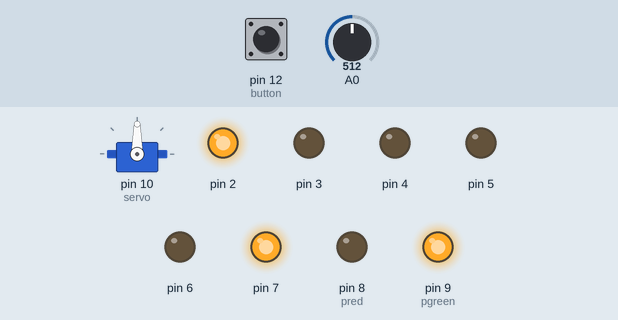
The sketch below on a simulated Arduino Uno, built with avr-gcc and run on an emulated ATmega328P. Parts: servo, output pins drawn as LEDs (lit = HIGH). The test bench sets the inputs (shaded band); at power-on: A0 = 512, pin 12 (button) HIGH. What the sketch prints to the serial monitor is not drawn.

Above: at 1.2 s.
1.3 s: A0 set to 1010
At 1.37 s:
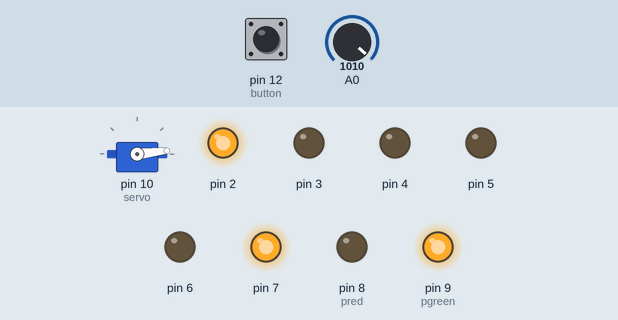
4.3 s: A0 set to 990
At 6.13 s:
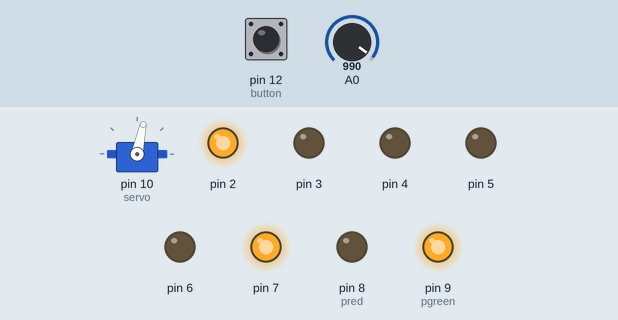
7.3 s: A0 set to 0
10.3 s: pin 12 (button) pulled LOW for 3.2 s
At 14.9 s:
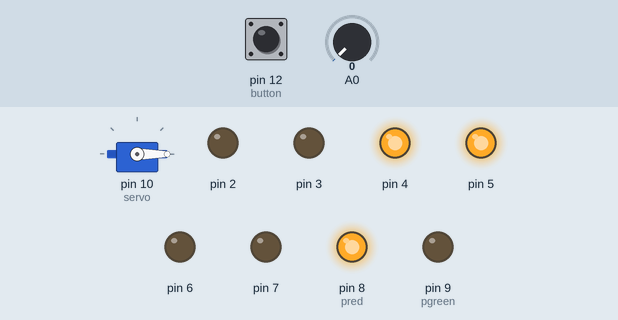
16.5 s: A0 set to 982
18.0 s: A0 set to 1008
At 34.3 s:
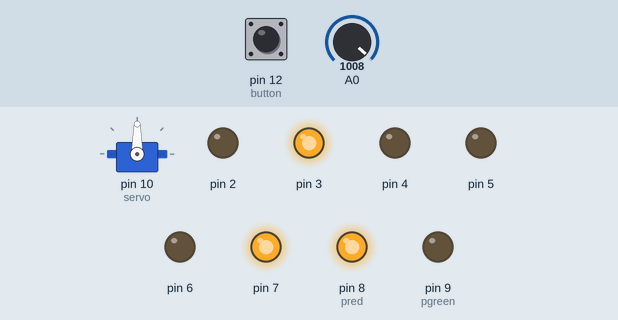
Timing chart, 0 to 34.5 s (numbered marks = the images above; inputs shaded):
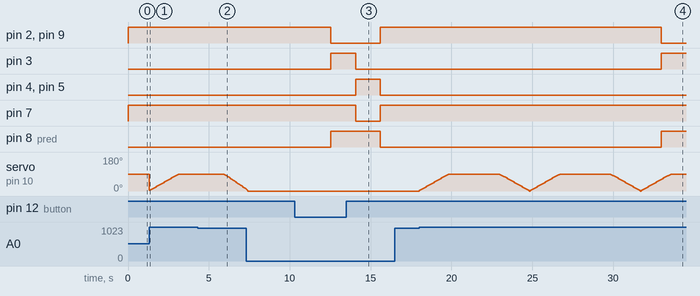

Measured:
- the behaviour switches between 999 and 1000 on A0 (found by bisection; images 3 and 4)
- after the input at 10.3 s, pin 4, pin 5: LOW → HIGH after 3.8 s, → LOW 1.5 s later; pin 7: HIGH → LOW after 3.8 s, → HIGH 1.5 s later

The sketch:

TrafficClassFinal.ino
```cpp
  //Due: Monday January 18 2016
  //Names: Jennifer Huynh, Naomi Kothiyal, Esther Yoo
  //Teacher: Mr Wong
  //Purpose: This program contains the final code, with the traffic
  //  light system, pedestrian light system, and the gate system all
  //  combined

  //imports
  #include <Servo.h>

  //global variables declaration
  Servo servo;
  int timer = -1;
  int button = 12;
  int pred = 8;
  int pgreen = 9;
  int buttonState = 1;
  int motorTimer = 0;
  int pos = 0;
  int moveMotor = false;

  //this method sets up all the components, including the main traffic
  //  light system, pedestrian lights, button, and servo.
  void setup()
  {
  for (int thisPin = 2; thisPin <= 7; thisPin++)
  {
  pinMode(thisPin, OUTPUT);
  }
  pinMode(pred, OUTPUT);
  pinMode(pgreen, OUTPUT);
  pinMode(button, INPUT);
  servo.attach(10);
  pinMode (A0, INPUT);
  Serial.begin (9600);
  }

  //this method is called when the button is pressed at a certain time.
  //its purpose is to speed up the amount of time the 2 red lights of
  //  the main system are on for
  void speedRed ()
  {
  digitalWrite (7, LOW);
  digitalWrite (3, LOW);
  for (int x = 0; x <= 1500; x++)
  {
  digitalWrite (4, HIGH);
  digitalWrite (8, HIGH);
  digitalWrite (5,HIGH);
  delay(1);
  }
  digitalWrite(5, LOW);
  }

  //this method is called when the button is pressed at a certain time.
  //its purpose is to speed up the amount of time the 2 yellow lights of
  //  the main system are on for
  void speedYellow ()
  {
  digitalWrite (3, LOW); //2 yellows
  for (int x = 0; x <= 1500; x++)
  {
  digitalWrite (3, HIGH);
  digitalWrite (6, LOW);
  digitalWrite (7, HIGH);
  delay(1);
  }
  digitalWrite(7, LOW);
  }

  //this is the main loop that runs the entire system
  void loop() {
  buttonState = digitalRead(button); //read in button's state
  //main traffic light system
  if (timer == 0)
  {
  digitalWrite (4, LOW);
  digitalWrite (2, HIGH);
  digitalWrite (6, LOW);
  digitalWrite (7, HIGH);
  digitalWrite (pgreen, HIGH);
  digitalWrite (pred, LOW);
  }
  else if (timer == 3000)
  {
  digitalWrite (2, LOW);
  digitalWrite (3, HIGH);
  digitalWrite (pgreen, LOW);
  digitalWrite (pred, HIGH);
  }
  else if (timer == 6000)
  {
  digitalWrite (3, LOW);
  digitalWrite (4, HIGH);
  digitalWrite (5, HIGH);
  digitalWrite (7, LOW);
  }
  else if (timer == 9000)
  {
  digitalWrite (5, LOW);
  digitalWrite (6, HIGH);
  }

  //pedestrian light system
  if (buttonState == 0)
  {
  if (timer >= 4500)
  {
    speedRed();
    timer = -1;
  }
  else if (timer >= 3000 && timer < 4500)
  {
    speedYellow();
    speedRed();
    timer = -1;
  }
  else if (timer >= 7500)
  {
    timer = -1;
  }
  else if (timer >= 6000 && timer < 7500)
  {
    speedRed();
    timer = -1;
  }
  }
  else
  {
  timer = timer + 0;
  }

  //gate system
  int sensorValue = analogRead(0);
    Serial.println(sensorValue);

  if (sensorValue >= 1000)
  {
  moveMotor = true;
  }
  if (moveMotor == true)
  {
  if (motorTimer < 300 && motorTimer % 10 == 0)
  {
  pos += 3;
  }
  else if (motorTimer >= 800 && motorTimer % 10 == 0)
  {
  pos -= 3;
  }
  else
  {
  }
  servo.write(pos);
  motorTimer++;
  if (motorTimer == 1100)
  {
  motorTimer = 0;
  moveMotor = false;
  }
  }

  if ((timer >= 12000))
  {
  timer = -1; //resetting timer after a certain point
  }
  buttonState = 1; //resetting button state in case it was pressed
  delay(1);
  timer++; //increment timer (represents every millisecond)
  }

//end of program
```
